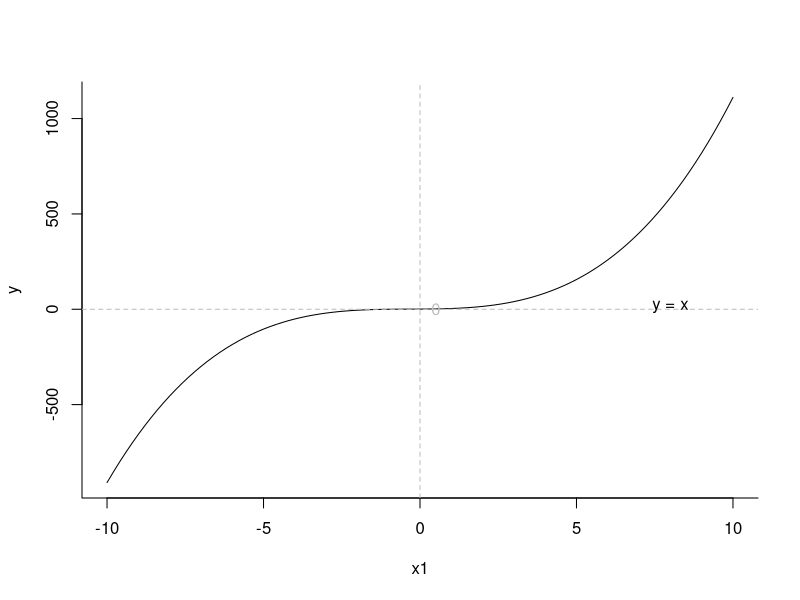

R code for this plot: (Note: this script raises an error after producing the figure.)

################################################################################
#    &&&....&&&    % Learning R Course in Summer of 2022                       #
#  &&&&&&..&&&&&&  % Teacher: Bo Li, Mingwei Liu                               #
#  &&&&&&&&&&&&&&  % Date: Jul. 05th, 2022                                     #
#   &&&&&&&&&&&&   %                                                           #
#     &&&&&&&&     % Environment: R version 4.1.1;                             #
#       &&&&       % Platform: x86_64-w64-mingw32/x64 (64-bit)                 #
#        &         %                                                           #
################################################################################

################################################################################
### code chunk number 09: Condition and branch statement in R Language.
################################################################################

### ****************************************************************************
### Step-01. About working directory in R. 

# For windows, work directory. 

pri.dir <- getwd()

setwd("D:/00-GitHub/LRC/tmp/")

### End of Step-01.
### ****************************************************************************

### ****************************************************************************
### Step-02. Expression in R. 

# 任何一个语句都可以看成是一个表达式。 
# 表达式之间以分号分隔或用换行分隔。

# 1) the first form

{x <- 15; x}

# 2) the second form

{
  x <- 15
  x
}

# 3) the third form

{
  x <- 15
  print(x) # not return!!!
}


# 3) using expression in plot

curve((x^3 + x^2 + x + 1), -10, 10, bty="l", xlab="x1", ylab="y")
abline(h=0, v=0, lty=2, col="gray")
text(0.5, -0.5, "0", col="gray")
text(8, 10, "y = x")

### End of Step-02.
### ****************************************************************************

### ****************************************************************************
### Step-03. branch structure in R. 

# 1) 分支结构包括if结构：

# 比如：
# if (条件) 表达式1
# 或
# if (条件) 表达式1 else 表达式2

# 2) 其中的“条件”为一个标量的真或假值, 不允许取缺失值， 如

if(is.na(lambda)) lambda <- 0.5

# 3) Examples: 

# A: Eg1. 

if (x>1) {
  y <- 2.5
} else {
  y <- -y
}

# B: Eq2. 

x <- c(0.05, 0.6, 0.3, 0.9)
for (i in seq(along = x)) {
  if (x[i] <= 0.2) {
    cat("Small\n")
  } else if (x[i] <= 0.8) {
    cat("Medium\n")
  } else {
    cat("Large\n")
  }
}

### End of Step-03.
### ****************************************************************************

### ****************************************************************************
### Step-04. Replacing branch structures with logical subscripts.   

# 1) for a element in R. 

if (x > 0) y <- 1 else y <- 0

# 2) for a vector in R. 

# x为一个向量, 要定义y与x等长, 且y的每一个元素当且仅当x的对应元素为正数时等于1, 否则等于零。

y <- numeric(length(x))
y[x > 0] <- 1
y

### End of Step-04.
### ****************************************************************************

### ****************************************************************************
### Step-05. Function: if and ifelse in R.   

# 1) function if in R

x <- 50L
if (is.integer(x)) {
  print("X 是一个整数")
}

# 2) if...else in R. 

# A: Eg-1. 

x <- c("google","runoob","taobao")

if("runoob" %in% x) {
  print("包含 runoob")
} else {
  print("不包含 runoob")
}

# B: Eg-2. 

x <- c("google","runoob","taobao")

if("weibo" %in% x) {
  print("第一个 if 包含 weibo")
} else if ("runoob" %in% x) {
  print("第二个 if 包含 runoob")
} else {
  print("没有找到")
}

### End of Step-05.
### ****************************************************************************

### ****************************************************************************
### Step-06. Function switch in R. 

# 1) switch 语句允许测试一个变量等于多个值时的情况。每个值称为一个 case。
# switch(expression, case1, case2, case3....)

x <- switch(
  3,
  "google",
  "runoob",
  "taobao",
  "weibo"
)
print(x)

# 2) 如果是字符串返回字符串变量对应的值. 

# A: the first way

you.like <- "runoob"
switch(you.like,
       google = "www.google.com",
       runoob = "www.runoob.com",
       taobao = "www.taobao.com")

# B: the second way

x <- switch(
  A,
  A = "google",
  B = "runoob",
  C = "taobao",
  D = "weibo"
)
print(x)

# 3) 如果整数不在范围内的则返回 NULL

x <- switch(4,"google","runoob","taobao")
x
NULL
x <- switch(4,"google","runoob","taobao")
x
NULL
### End of Step-04.
### **************************************************************************** 

### ****************************************************************************
### Step-05. Parallel Computing. . 


### End of Step-05.
### ****************************************************************************

################################################################################
### End of chunk-08.
################################################################################
